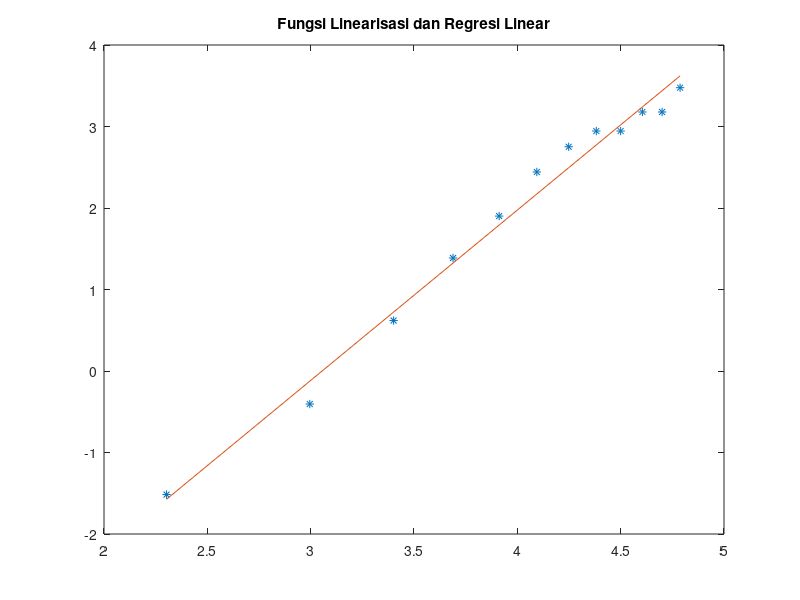
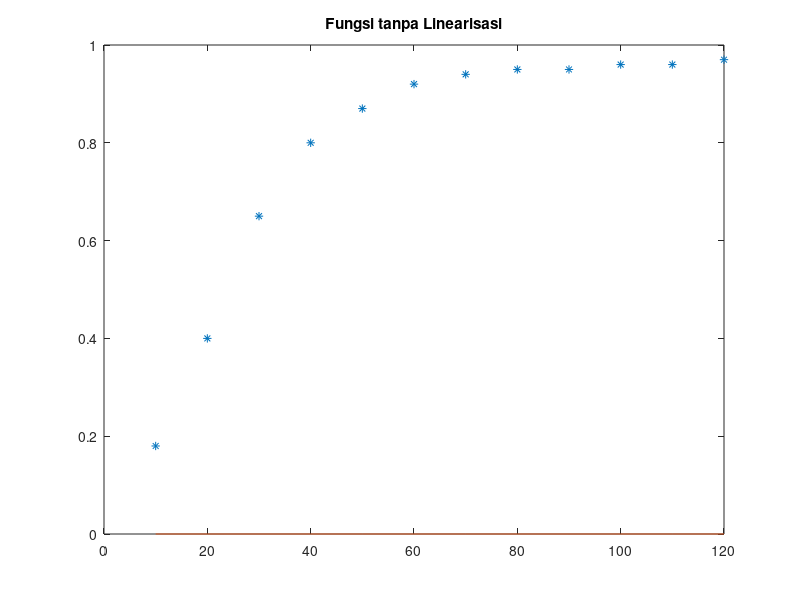

Write the MATLAB code that produced these figures, in order.
clear; clc;

p=[10 20 30 40 50 60 70 80 90 100 110 120];
S=[0.18 0.40 0.65 0.80 0.87 0.92 0.94 0.95 0.95 0.96 0.96 0.97];
m=length(p); x=0; x2=0; y=0; xy=0;

for i=1:m
  Y(i)=log(S(i)/(1-S(i)));
  X(i)=log(p(i));
endfor

for i=1:m
  x=x+X(i);
  x2=x2+X(i)*X(i);
  y=y+Y(i);
  xy=xy+(X(i)*Y(i));
endfor

M=[x2 x; x m]; N=[xy ; y];
ab=inv(M)*N; a=ab(1); b=ab(2); n=b;

for i=1:m
  y3(i)=(a*X(i))+b;
endfor

figure(1);

plot(X,Y,'*', X,y3);title('Fungsi Linearisasi dan Regresi Linear');
p50=e.^(-a/b);

for i=1:m
  xam(i)=(p(i)^n)/((p50^n)+(p(i)^n));
endfor

figure(2);

plot(p,S,'*',p,xam);title('Fungsi tanpa Linearisasi');